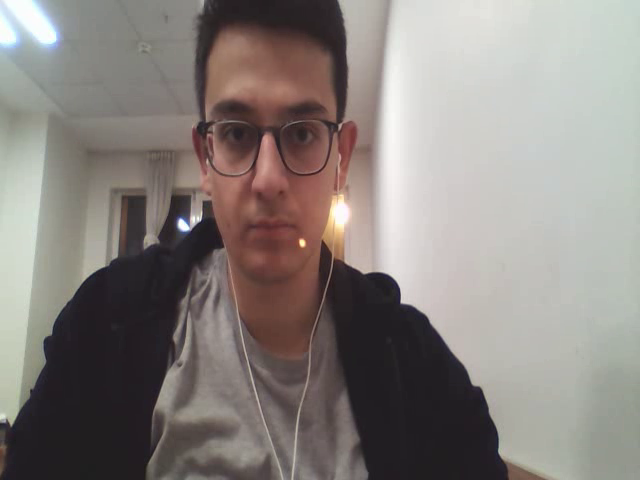
#> input picture frame 3 of webcam.avi, 640 x 480 px, given in place of dog.mp4, which was not available
$ python object_tracking.py
#> lines starting #> are read from the running program, lines starting #| are printed output that depends on the picture; after the words box and inside, x2 and y2 are one past the last pixel; in counts of white or black regions, pixels touching at a corner belong together
import cv2.cv2 as cv2
import numpy as np

cap = cv2.VideoCapture("dog.mp4")

while True:
    ret, frame = cap.read()
#> frame is the input picture: shape (480, 640, 3); mean B, G, R 126.3, 130.2, 136.8
    hsv_img = cv2.cvtColor(frame, cv2.COLOR_BGR2HSV)
#> hsv_img: shape (480, 640, 3); mean H, S, V 54.1, 30.9, 138.7

    sensitivity = 15
    lower_white = np.array([0, 0, 255 - sensitivity])
    upper_white = np.array([255, sensitivity, 255])

    mask = cv2.inRange(hsv_img, lower_white, upper_white)
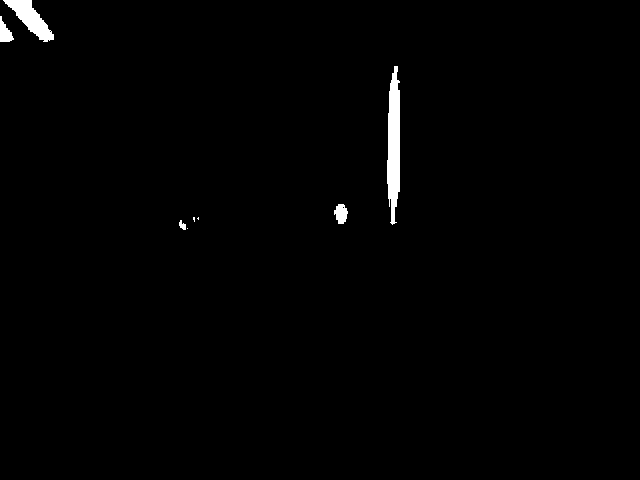
#> mask: shape (480, 640); 0.94% white; 8 white regions (3 under 20 px), largest, box (x1, y1, x2, y2) and area: (387, 66, 400, 225) 1566, (3, 0, 54, 42) 873, (0, 16, 14, 42) 205, (334, 204, 348, 224) 201, (179, 220, 186, 230) 44
    res = cv2.bitwise_and(frame, frame, mask=mask)

    cv2.imshow("frame", frame)
    cv2.imshow("mask", mask)
    cv2.imshow("result", res)

    if ret == False:
        break
    if cv2.waitKey(15) & 0xFF == ord("q"):
#> (key q is pressed here)
        break

cap.release
cv2.destroyAllWindows()

$ run again, starting later in the video
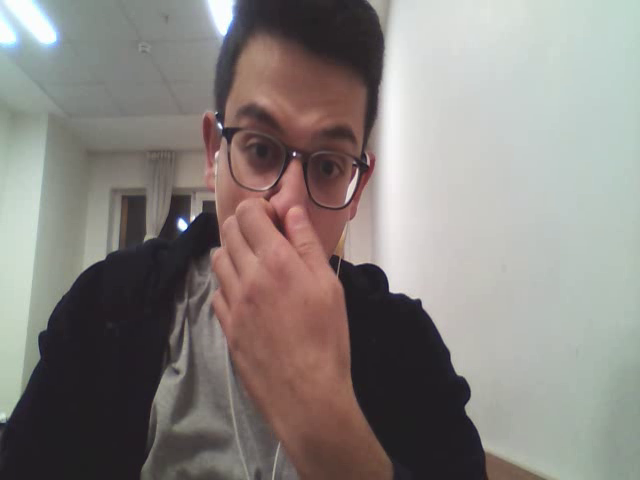
#> input picture frame 13 of webcam.avi, 640 x 480 px, given in place of dog.mp4, which was not available
#> frame is the input picture: shape (480, 640, 3); mean B, G, R 127.4, 131.2, 136.8
#> hsv_img: shape (480, 640, 3); mean H, S, V 63.1, 33.6, 141
#> `mask = cv2.inRange(hsv_img, lower_white, upper_white)`:
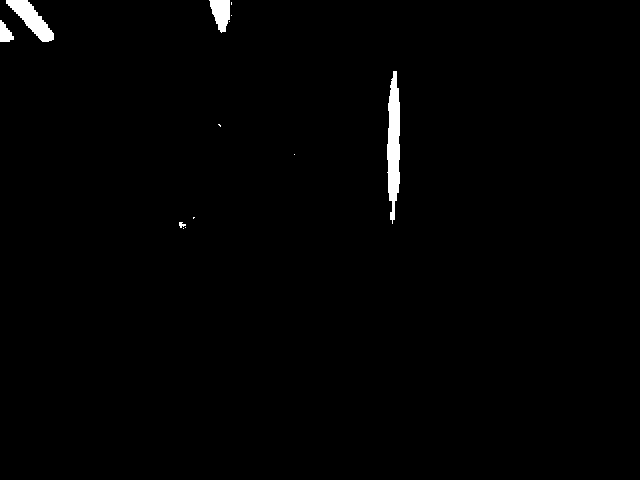
#> mask: shape (480, 640); 0.97% white; 13 white regions (8 under 20 px), largest, box (x1, y1, x2, y2) and area: (387, 71, 400, 224) 1422, (6, 0, 54, 42) 843, (209, 0, 230, 33) 475, (0, 20, 14, 42) 196, (179, 222, 186, 228) 26

$ run again, starting later in the video
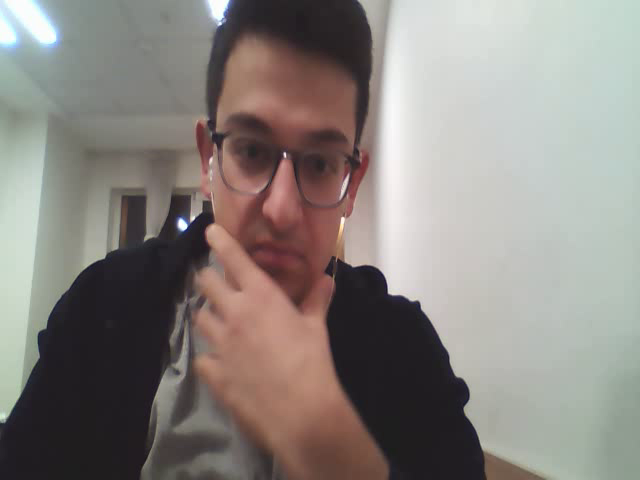
#> input picture frame 24 of webcam.avi, 640 x 480 px, given in place of dog.mp4, which was not available
#> frame is the input picture: shape (480, 640, 3); mean B, G, R 127.4, 132, 137.9
#> hsv_img: shape (480, 640, 3); mean H, S, V 62, 34.8, 142
#> `mask = cv2.inRange(hsv_img, lower_white, upper_white)`:
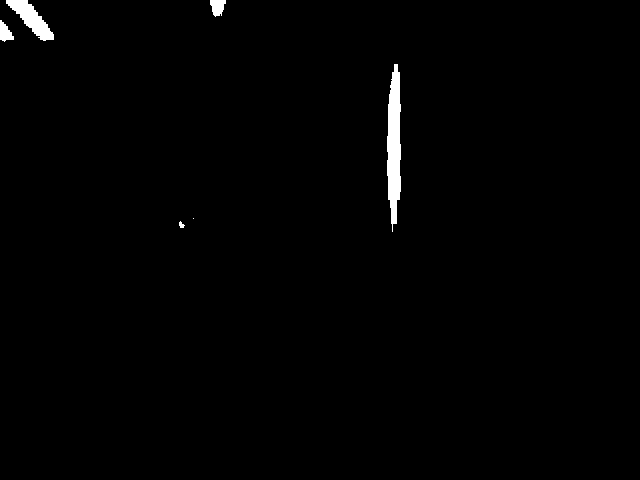
#> mask: shape (480, 640); 0.96% white; 6 white regions (1 under 20 px), largest, box (x1, y1, x2, y2) and area: (387, 64, 401, 232) 1723, (6, 0, 54, 41) 809, (210, 0, 226, 17) 195, (0, 20, 14, 42) 185, (179, 221, 185, 228) 26
